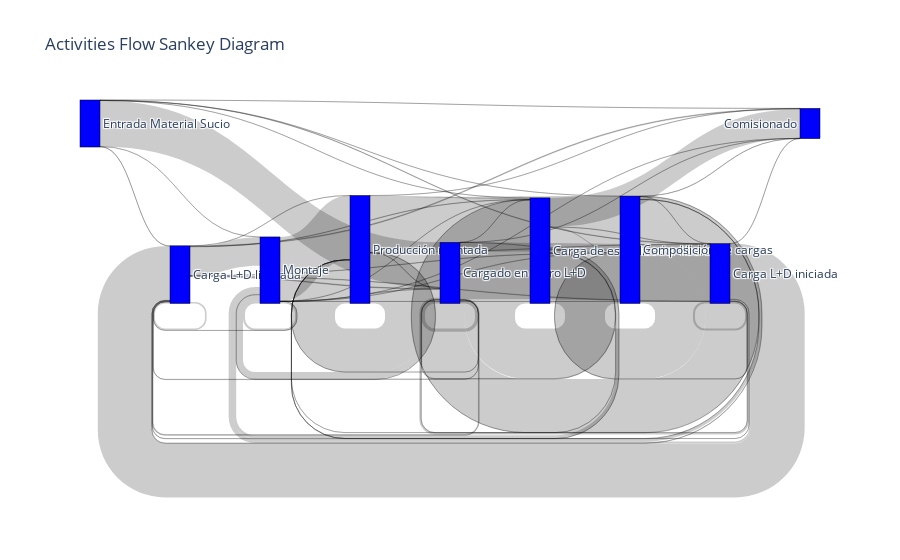

Here is the notebook cell this chart was saved with:
### Code cell
fig = go.Figure(data=[go.Sankey(
    node=dict(
        pad=15,
        thickness=20,
        line=dict(color="black", width=0.5),
        label=list(set(sddf2['ev1'].tolist() + sddf2['ev2'].tolist())),
        color="blue"
    ),
    link=dict(
        source=sddf2['ev1'].map(lambda x: list(set(sddf2['ev1'].tolist() + sddf2['ev2'].tolist())).index(x)),
        target=sddf2['ev2'].map(lambda x: list(set(sddf2['ev1'].tolist() + sddf2['ev2'].tolist())).index(x)),
        value=sddf2['c']
    )
)])

fig.update_layout(title_text="Activities Flow Sankey Diagram")
fig.show()

### Figure 1 — Plotly figure (JSON) as saved in the notebook; plotly's stock layout.template omitted (floating-point values rounded to 4 significant figures)
{"data": [{"link": {"source": [8, 3, 2, 0, 1, 6, 7, 2, 1, 6, 3, 8, 6, 8, 5, 8, 0, 3, 7, 7, 7, 0, 2, 0, 2, 6, 8, 7, 6, 7, 2, 5, 0, 2, 5, 5, 8, 6, 5, 0, 3, 3, 5, 2, 1, 5, 6, 0, 7, 2, 3, 1, 0, 6, 1, 8, 3, 3, 8, 1, 1, 1, 5], "target": [0, 8, 6, 1, 2, 5, 3, 1, 1, 6, 3, 1, 1, 8, 3, 3, 8, 0, 5, 1, 6, 6, 0, 5, 8, 0, 6, 8, 8, 0, 2, 5, 0, 5, 1, 6, 5, 3, 0, 3, 1, 5, 8, 3, 3, 4, 4, 4, 4, 4, 2, 0, 2, 2, 6, 2, 6, 4, 4, 5, 8, 4, 2], "value": [18994, 19950, 19416, 10037, 22609, 18754, 16135, 2345, 693, 17712, 1155, 542, 974, 706, 162, 623, 127, 264, 24, 65, 13, 101, 124, 94, 44, 110, 52, 140, 33, 139, 15310, 17627, 546, 505, 1133, 397, 50, 68, 56, 211, 60, 22, 27, 68, 10, 10207, 78, 249, 3, 55, 1, 11, 8, 1, 28, 1, 4, 9, 19, 11, 1, 2, 1]}, "node": {"color": "blue", "label": ["Carga L+D liberada", "Montaje", "Producción montada", "Cargado en carro L+D", "Comisionado", "Carga de esterilizador liberada", "Composición de cargas", "Entrada Material Sucio", "Carga L+D iniciada"], "line": {"color": "black", "width": 0.5}, "pad": 15, "thickness": 20}, "type": "sankey"}], "layout": {"title": {"text": "Activities Flow Sankey Diagram"}}}
